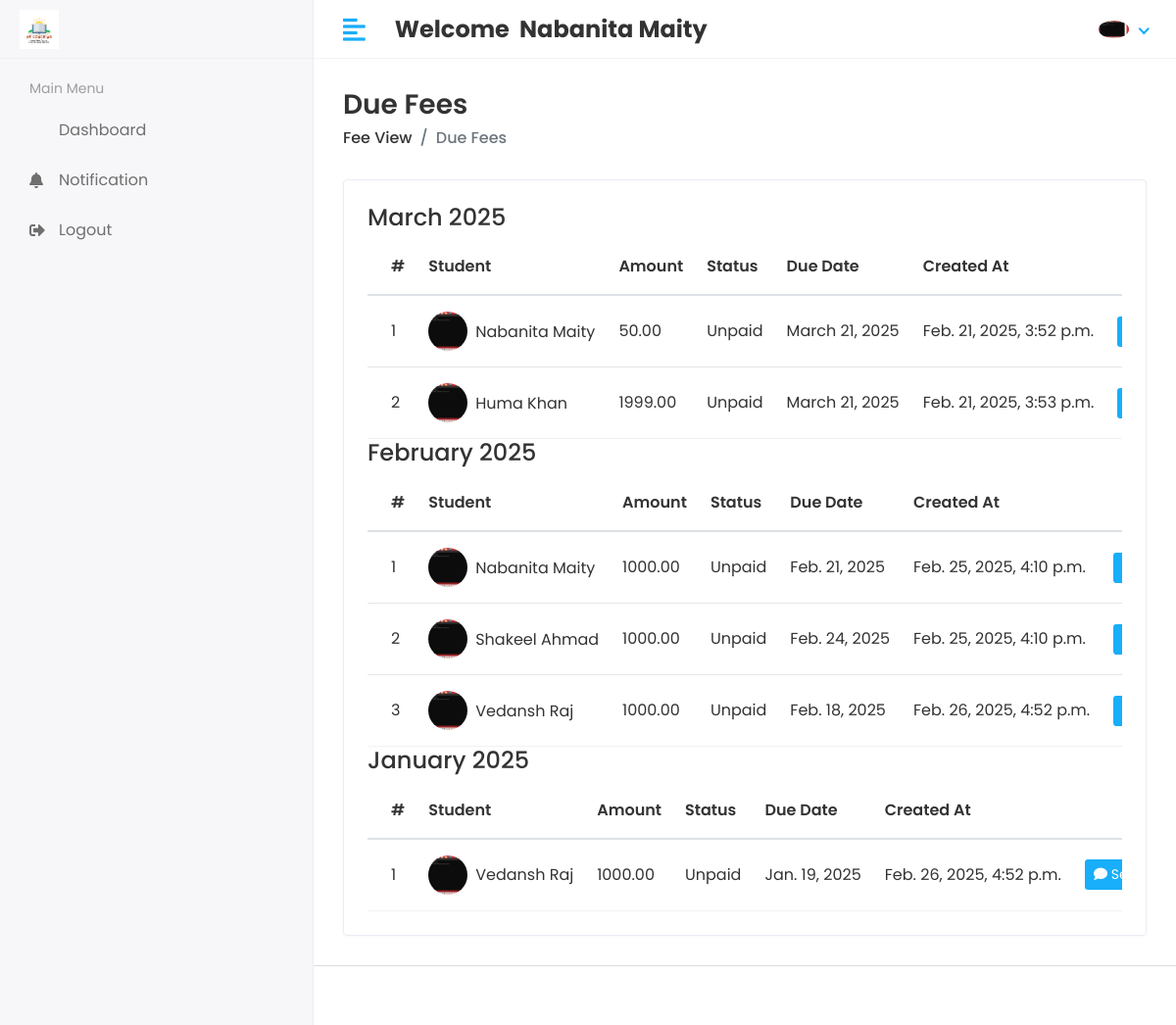
The page /fees/view_due_fees/ (signed in) on the database its author committed.
### app/models.py (models this page shows, shortened)
class CustomUser(AbstractUser):
    USER = (
        (1, 'HOD'),
        (2, 'STAFF'),
        (3, 'STUDENT'),
    )
    user_type = models.CharField(choices=USER, max_length=50, default=1)
    profile_pic = models.ImageField(upload_to='media/profile_pic')

class Fee(models.Model):
    student = models.ForeignKey('Student', on_delete=models.CASCADE, related_name='fees')
    amount = models.DecimalField(max_digits=10, decimal_places=2)
    is_paid = models.BooleanField(default=False)
    created_at = models.DateTimeField(auto_now_add=True)
    updated_at = models.DateTimeField(auto_now=True)
    due_date = models.DateField(null=True, blank=True)  # Allow null and blank values
    class Meta:
        get_latest_by = 'created_at'

class Student(models.Model):
    admin = models.OneToOneField(CustomUser, on_delete=models.CASCADE)
    address = models.TextField()
    gender = models.CharField(max_length=100)
    session_year_id = models.ForeignKey(Session_Year, on_delete=models.DO_NOTHING)
    join_data = models.CharField(max_length=100)
    mobile_number = models.CharField(max_length=20)
    created_at = models.DateTimeField(auto_now_add=True)
    updated_at = models.DateTimeField(auto_now=True)
    school = models.ForeignKey(School, on_delete=models.CASCADE, related_name='students')

### student_management_project/Hod_views.py (the view)
# urls.py: path('fees/view_due_fees/', Hod_views.VIEW_DUE_FEES, name='view_due_fees'),
@login_required(login_url='/')
def VIEW_DUE_FEES(request):
    today = date.today()
    due_date_threshold = today + timedelta(days=7)
    fees_due_soon = Fee.objects.filter(due_date__lte=due_date_threshold, is_paid=False)
    fees_by_month = defaultdict(list)
    for fee in fees_due_soon:
        month = fee.due_date.strftime('%B %Y')
        fees_by_month[month].append(fee)
    fees_by_month = dict(fees_by_month)
    context = {
        'fees_by_month': fees_by_month,
    }
    return render(request, 'Hod/due_fees.html', context)

### templates/Hod/due_fees.html (shortened to what this page needs)
{% extends 'base.html' %}
{% block content %}
<div class="page-header">
    <div class="row align-items-center">
        <div class="col">
            <h3 class="page-title">Due Fees</h3>
            <ul class="breadcrumb">
                <li class="breadcrumb-item"><a href="{% url 'fee_list' %}">Fee View</a></li>
                <li class="breadcrumb-item active">Due Fees</li>
            </ul>
        </div>
    </div>
</div>
<div class="row">
    <div class="col-sm-12">
        <div class="card card-table">
            <div class="card-body">
                {% if fees_by_month %}
                <div class="table-responsive">
                    {% for month, fees in fees_by_month.items %}
                    <h4>{{ month }}</h4>
                    <table class="table table-hover table-center mb-0">
                        <thead>
                            <tr>
                                <th>#</th>
                                <th>Student</th>
                                <th>Amount</th>
                                <th>Status</th>
                                <th>Due Date</th>
                                <th>Created At</th>
                                <th class="text-right">Action</th>
                            </tr>
                        </thead>
                        <tbody>
                            {% for fee in fees %}
                            <tr>
                                <td>{{ forloop.counter }}</td>
                                <td>
                                    <h2 class="table-avatar">
                                        <a href="{% url 'student_profile' fee.student.id %}" class="avatar avatar-sm mr-2">
                                            <img class="avatar-img rounded-circle" src="/{{ fee.student.admin.profile_pic }}" alt="User Image">
                                        </a>
                                        <a href="{% url 'student_profile' fee.student.id %}">{{ fee.student.admin.first_name }} {{ fee.student.admin.last_name }}</a>
                                    </h2>
                                </td>
                                <td>{{ fee.amount }}</td>
                                <td>{{ fee.is_paid|yesno:"Paid,Unpaid" }}</td>
                                <td>{{ fee.due_date }}</td>
                                <td>{{ fee.created_at }}</td>
                                <td class="text-right">
                                    <a href="https://wa.me/{{ fee.student.mobile_number }}?text=Dear {{ fee.student.admin.first_name }} {{ fee.student.admin.last_name }}, your fee of amount {{ fee.amount }} is due on {{ fee.due_date }}. Please make the payment at your earliest convenience." target="_blank" class="btn btn-sm bg-success-light mr-2">
                                        <i class="fas fa-comment"></i> Send WhatsApp
                                    </a>
                                </td>
                            </tr>
                            {% endfor %}
                        </tbody>
                    </table>
                    {% endfor %}
                </div>
                {% else %}
                <h4 class="text-center text-red">No Data</h4>
                {% endif %}
            </div>
        </div>
    </div>
</div>
{% endblock %}

### templates/includes/header.html (shortened to what this page needs)
{% load static %}
<div class="header">
         <div class="header-left">
            <a href="#" class="logo">
               <img src="{% static 'assets/img/logo.jpg' %}" alt="Logo">
            </a>
         </div>
         <a href="javascript:void(0);" id="toggle_btn">
            <i class="fas fa-align-left"></i>
         </a>
         <div class="top-nav-search mt-3">
           <h4><strong>Welcome &nbsp;<span>{{user.first_name}} {{user.last_name}}</span></strong></h4>
         </div>
         <ul class="nav user-menu">
            <li class="nav-item dropdown has-arrow">
               <a href="#" class="dropdown-toggle nav-link" data-toggle="dropdown">
                   {% if user.profile_pic == "" %}
                        <span class="user-img"><img class="rounded-circle" src="{% static 'assets/img/favicon.jpg' %}" width="31"
                        alt=""></span>
                   {% else %}
                        <span class="user-img"><img class="rounded-circle" src="/{{user.profile_pic}}" width="31"
                        alt=""></span>
                   {% endif %}
               </a>
            </li>
         </ul>
      </div>

### static/assets/css/style.css (style rules this page uses)
html { height: 100%; }
body { background-color: #fff; color: #333; font-family: 'Poppins', sans-serif; font-size: 1rem; height: 100%; line-height: 1.5; overflow-x: hidden; }
h1, h2, h3, h4, h5, h6 { font-family: 'Poppins', sans-serif; margin-top: 0; }
a { color: #009ce7; }
input, button, a { transition: all 0.4s ease; -moz-transition: all 0.4s ease; -o-transition: all 0.4s ease; -ms-transition: all 0.4s ease; -webkit-transition: all 0.4s ease; }
ul, ol { padding: 0px; list-style: none; }
.table { color: #333; max-width: 100%; margin-bottom: 0; width: 100%; }
table.table td h2 { display: inline-block; font-size: inherit; font-weight: 400; margin: 0; padding: 0; vertical-align: middle; }
table.table td h2.table-avatar { align-items: center; display: inline-flex; font-size: inherit; font-weight: 400; margin: 0; padding: 0; vertical-align: middle; white-space: nowrap; }
table.table td h2 a { color: #333; }
.table thead tr th { font-weight: 600; }
.table tbody tr { border-bottom: 1px solid rgba(0, 0, 0, 0.05); }
.table.table-center td, .table.table-center th { vertical-align: middle; }
.card-table .card-body .table > thead > tr > th { border-top: 0; }
.card-table .card-body .table tr td:first-child, .card-table .card-body .table tr th:first-child { padding-left: 1.5rem; }
.card-table .card-body .table tr td:last-child, .card-table .card-body .table tr th:last-child { padding-right: 1.5rem; }
.card-table .table td, .card-table .table th { border-top: 1px solid #e2e5e8; padding: 1rem 0.75rem; white-space: nowrap; }
.card { border: 1px solid #ececf5; box-shadow: 0 1px 3px 0 rgba(0, 0, 0, 0.03); margin-bottom: 1.875rem; }
.card-body { padding: 1.5rem; }
.bg-success-light { background-color: #18aefa; color: #fff; }
.avatar { position: relative; display: inline-block; width: 3rem; height: 3rem }
.avatar > img { width: 100%; height: 100%; -o-object-fit: cover; object-fit: cover; }
.avatar-sm { width: 2.5rem; height: 2.5rem; }
.header { background-color: #fff; border-bottom: 1px solid #f3f3f4; left: 0; position: fixed; right: 0; top: 0; z-index: 1001; height: 60px; }
.header .header-left { float: left; height: 60px; padding: 0 20px; position: relative; width: 320px; z-index: 1; transition: all 0.2s ease-in-out; background-color: #f7f7fa; border-bottom: 1px solid #efefef; border-right: 1px solid #ececf5; display: flex; align-items: center; }
.header .header-left .logo { display: inline-block; line-height: 60px; }
.header .header-left .logo img { max-height: 40px; width: auto; }
.header .dropdown-toggle:after { display: none; }
.header .has-arrow .dropdown-toggle:after { border-top: 0; border-left: 0; border-bottom: 2px solid #18aefa; border-right: 2px solid #18aefa; content: ''; height: 8px; display: inline-block; pointer-events: none; -webkit-transform-origin: 66% 66%; -ms-transform-origin: 66% 66%; transform-origin: 66% 66%; -webkit-transform: rotate(45deg); -ms-transform: rotate(45deg); transform: rotate(45deg); -webkit-transition: all 0.15s ease-in-out; transition: all 0.15s ease-in-out; width: 8px; vertical-align: 0px; }
.user-menu { float: right; margin: 0; position: relative; z-index: 99; padding-right: 15px; }
.user-menu.nav > li > a { color: #a0a0a0; font-size: 14px; line-height: 58px; padding: 0 15px; height: 60px; }
.user-img { margin-right: 3px; position: relative; }
.top-nav-search { float: left; margin-left: 15px; }
.page-header { margin-bottom: 1.875rem; }
.page-header .breadcrumb { background-color: transparent; color: #6c757d; font-size: 1rem; font-weight: 500; margin-bottom: 0; padding: 0; }
.page-header .breadcrumb a { color: #333; }
.page-title { font-size: 28px; font-weight: 600; color: #333; margin-bottom: 5px; }
@media (min-width: 992px) { #toggle_btn { align-items: center; color: #18aefa; display: inline-flex; float: left; font-size: 26px; height: 60px; justify-content: center; margin-left: 15px; padding: 0 15px; } }

### rows shown on the page
CustomUser: first_name "Nabanita", last_name "Maity", profile_pic (picture)
Fee: month "March 2025", student.admin.profile_pic (picture), student.admin.first_name "Nabanita", student.admin.last_name "Maity", amount "50.00", is_paid "Unpaid", due_date "March 21, 2025", created_at "Feb. 21, 2025, 3:52 p.m."
Fee: student.admin.profile_pic (picture), student.admin.first_name "Huma", student.admin.last_name "Khan", amount "1999.00", is_paid "Unpaid", due_date "March 21, 2025", created_at "Feb. 21, 2025, 3:53 p.m."
Fee: month "February 2025", student.admin.profile_pic (picture), student.admin.first_name "Nabanita", student.admin.last_name "Maity", amount "1000.00", is_paid "Unpaid", due_date "Feb. 21, 2025", created_at "Feb. 25, 2025, 4:10 p.m."
Fee: student.admin.profile_pic (picture), student.admin.first_name "Shakeel", student.admin.last_name "Ahmad", amount "1000.00", is_paid "Unpaid", due_date "Feb. 24, 2025", created_at "Feb. 25, 2025, 4:10 p.m."
Fee: student.admin.profile_pic (picture), student.admin.first_name "Vedansh", student.admin.last_name "Raj", amount "1000.00", is_paid "Unpaid", due_date "Feb. 18, 2025", created_at "Feb. 26, 2025, 4:52 p.m."
Fee: month "January 2025", student.admin.profile_pic (picture), student.admin.first_name "Vedansh", student.admin.last_name "Raj", amount "1000.00", is_paid "Unpaid", due_date "Jan. 19, 2025", created_at "Feb. 26, 2025, 4:52 p.m."
